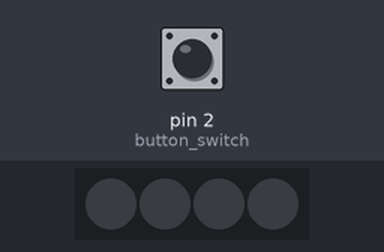
A sketch run on a simulated Arduino Uno, built with avr-gcc and run on an emulated ATmega328P. Shown: 4 RGB LEDs in strip order, left to right. The inputs (shaded band) are chosen by the test bench; at power-on: pin 2 (button_switch) HIGH.

Above: at 1.2 s.
1.3 s: pin 2 (button_switch) pulled LOW for 0.15 s
At 1.6 s:
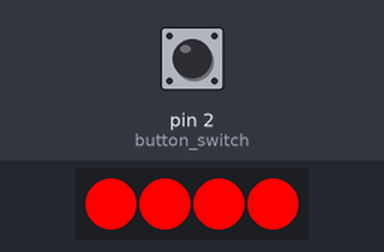
4.3 s: pin 2 (button_switch) pulled LOW for 3.2 s
At 4.91 s:
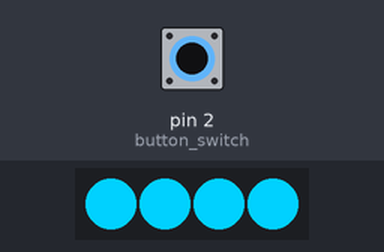
9.0 s: pin 2 (button_switch) pulled LOW for 1 s
At 10.16 s:
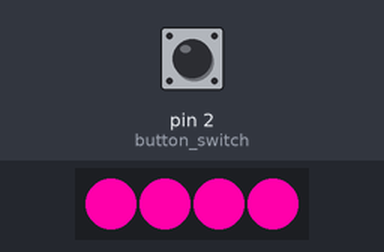
12.0 s: pin 2 (button_switch) pulled LOW for 0.15 s
At 12.5 s:
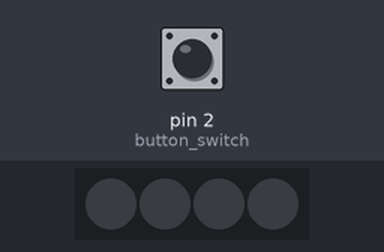
Timing chart, 0 to 14.6 s (numbered marks = the images above; inputs shaded):
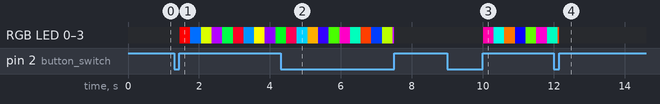

The sketch:

Desk_Arduino.ino
```cpp
#include <Adafruit_NeoPixel.h>


//////////////////////////////Pixel Setup///////////////////////////////
uint16_t hue =        0;
bool pixel_state;
#define LED    6

// How many NeoPixels are attached to the Arduino?
#define LED_COUNT 4

// Declare our NeoPixel strip object:
Adafruit_NeoPixel strip(LED_COUNT, LED);
// Argument 1 = Number of pixels in NeoPixel strip
// Argument 2 = Arduino pin number (most are valid)
// Argument 3 = Pixel type flags, add together as needed:
//   NEO_KHZ800  800 KHz bitstream (most NeoPixel products w/WS2812 LEDs)
//   NEO_KHZ400  400 KHz (classic 'v1' (not v2) FLORA pixels, WS2811 drivers)
//   NEO_GRB     Pixels are wired for GRB bitstream (most NeoPixel products)
//   NEO_RGB     Pixels are wired for RGB bitstream (v1 FLORA pixels, not v2)
//   NEO_RGBW    Pixels are wired for RGBW bitstream (NeoPixel RGBW products)


//////////////////////////////Switch Setup//////////////////////////////

int     button_switch =                       2; // external interrupt pin

#define switched                            true // value if the button switch has been pressed
#define triggered                           true // controls interrupt handler
#define interrupt_trigger_type            FALLING// interrupt triggered on a RISING input
#define debounce                              10 // time to wait in milli secs

volatile  bool interrupt_process_status = {
  !triggered                                     // start with no switch press pending, ie false (!triggered)
};
bool initialisation_complete =            false; // inhibit any interrupts until initialisation is complete

//
// ISR for handling interrupt triggers arising from associated button switch
//
void button_interrupt_handler()
{
  if (initialisation_complete == true)
  { //  all variables are initialised so we are okay to continue to process this interrupt
    if (interrupt_process_status == !triggered) {
      // new interrupt so okay start a new button read process -
      // now need to wait for button release plus debounce period to elapse
      // this will be done in the button_read function
      if (digitalRead(button_switch) == LOW) {
        // button pressed, so we can start the read on/off + debounce cycle wich will
        // be completed by the button_read() function.
        interrupt_process_status = triggered;  // keep this ISR 'quiet' until button read fully completed
      }
    }
  }
} // end of button_interrupt_handler

bool read_button() {
  int button_reading;
  // static variables because we need to retain old values between function calls
  static bool     switching_pending = false;
  static long int elapse_timer;
  if (interrupt_process_status == triggered) {
    // interrupt has been raised on this button so now need to complete
    // the button read process, ie wait until it has been released
    // and debounce time elapsed
    button_reading = digitalRead(button_switch);
    if (button_reading == LOW) {
      // switch is pressed, so start/restart wait for button relealse, plus end of debounce process
      switching_pending = true;
      elapse_timer = millis(); // start elapse timing for debounce checking
    }
    if (switching_pending && button_reading == HIGH) {
      // switch was pressed, now released, so check if debounce time elapsed
      if (millis() - elapse_timer >= debounce) {
        // dounce time elapsed, so switch press cycle complete
        switching_pending = false;             // reset for next button press interrupt cycle
        interrupt_process_status = !triggered; // reopen ISR for business now button on/off/debounce cycle complete
        return switched;                       // advise that switch has been pressed
      }
    }
  }
  return !switched; // either no press request or debounce period not elapsed
} // end of read_button function

void setup() {
  Serial.begin(9600);
  bool pixel_state = false;
  strip.begin();
  strip.show(); // Initialize all pixels to 'off'
  pinMode(button_switch, INPUT_PULLUP);
  attachInterrupt(digitalPinToInterrupt(button_switch),
                  button_interrupt_handler,
                  interrupt_trigger_type);
  initialisation_complete = true; // open interrupt processing for business
} // end of setup function

void loop() {
  // test buton switch and process if pressed
  if (read_button() == switched) {
    // button on/off cycle now complete, so flip LED between HIGH and LOW
    pixel_state = !pixel_state;

  } if (pixel_state == true) {
    uint32_t rgbcolor = strip.ColorHSV(hue);
    strip.fill(rgbcolor);
    strip.show();
    hue += 50;
    // Prevet overflow of hue variable
    if (hue >= 65534) {
      hue = 0;
    }
  } else {
    strip.fill(0, 0, 0);
    strip.show();
  }

}
```

Measured:
- after the input at 1.3 s, RGB LED 0–3: off → RGB(255, 0, 0) after 0.16 s, → RGB(0, 110, 255) 0.30 s later, → RGB(219, 255, 0) 0.30 s later, → RGB(181, 0, 255) 0.30 s later, … (10 changes in this stretch)
- after the input at 9.0 s, RGB LED 0–3: off → RGB(255, 0, 170) after 1.0 s, → RGB(0, 255, 231) 0.30 s later, → RGB(255, 120, 0) 0.30 s later, → RGB(10, 0, 255) 0.30 s later, … (7 changes in this stretch)
